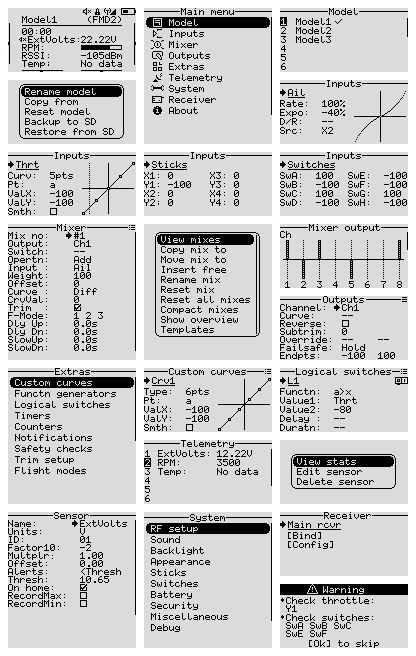
#> input picture assets/screens/combined.bmp, 416 x 656 px
$ python cut_image_horizontally.py
#> lines starting #> are read from the running program, lines starting #| are printed output that depends on the picture
#> the answer given: ../screens/combined.bmp
#> the answer given: 100
#> the answer given: out.png
from PIL import Image
import os

def cut_image(image_path, cut_width, output_folder):
    # Open the image
#> called with image_path = '../screens/combined.bmp', cut_width = 100, output_folder = 'out.png'
    image = Image.open(image_path)
#> image is the input picture: PIL image 416x656 RGB; min 0, max 255, mean 201.4

    # Get image dimensions
    image_width, image_height = image.size
#> image_width = 416; image_height = 656

    # Create output folder if it doesn't exist
    os.makedirs(output_folder, exist_ok=True)

    # Calculate number of horizontal cuts
    num_cuts = image_width // cut_width
#> num_cuts = 4
    if image_width % cut_width != 0:
        num_cuts += 1
#> num_cuts = 5

    # Cut the image and save the resulting parts
    for i in range(num_cuts):
        left = i * cut_width
        right = min((i + 1) * cut_width, image_width)

        # Crop the image to the current section
        cropped_image = image.crop((left, 0, right, image_height))

        # Save the cropped image
        cropped_image.save(os.path.join(output_folder, f"img_{i}.png"))
#> this loop made 5 passes
#> pass 1, in cut_image, `cropped_image = image.crop((left, 0, right, image_height))`:
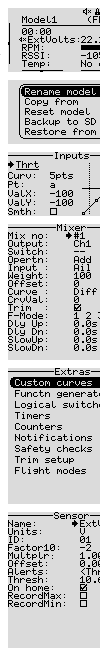
#> cropped_image: PIL image 100x656 RGB; min 0, max 255, mean 196.9
#> pass 2, in cut_image, `cropped_image = image.crop((left, 0, right, image_height))`:
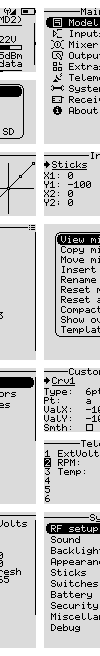
#> cropped_image: PIL image 100x656 RGB; min 0, max 255, mean 200.2
#> pass 3, in cut_image, `cropped_image = image.crop((left, 0, right, image_height))`:
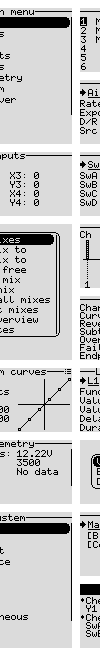
#> cropped_image: PIL image 100x656 RGB; min 0, max 255, mean 202.9
#> after the loop:
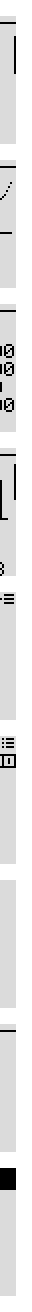
#> cropped_image: PIL image 16x656 RGB (shown 2 times larger); min 0, max 255, mean 232

# Prompt the user for inputs
image_path = input("Enter the path to the image: ")
cut_width = int(input("Enter the cut width: "))
output_folder = input("Enter the output folder (leave empty for default 'output_images'): ")

# Use default output folder if none is provided
if not output_folder:
    output_folder = 'output_images'

cut_image(image_path, cut_width, output_folder)
